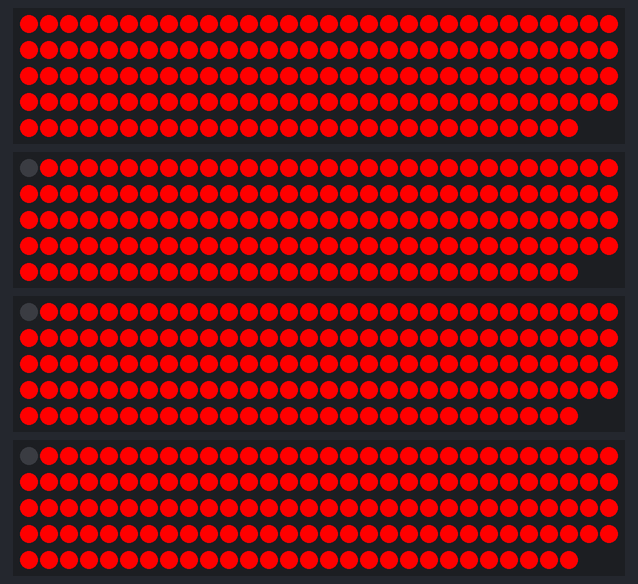
The sketch below on a simulated Arduino Uno, built with avr-gcc and run on an emulated ATmega328P. Shown: 4 × 148 RGB LEDs in strip order, left to right, continuing on the next row.

Above: at 1.6 s.

The sketch:

Bierautomat_Arduino.ino
```cpp
#include <Adafruit_NeoPixel.h>

String inputString = "";      // a String to hold incoming data
bool stringComplete = false;  // whether the string is complete

#define LED_PIN1    4
#define LED_PIN2    5
#define LED_PIN3    6
#define LED_PIN4    7

#define LED_COUNT 148

#define strip1Length 150
#define strip2Length 149
#define strip3Length 150
#define strip4Length 150

Adafruit_NeoPixel strip1(LED_COUNT, LED_PIN1, NEO_GRB);
Adafruit_NeoPixel strip2(LED_COUNT, LED_PIN2, NEO_GRB);
Adafruit_NeoPixel strip3(LED_COUNT, LED_PIN3, NEO_GRB);
Adafruit_NeoPixel strip4(LED_COUNT, LED_PIN4, NEO_GRB);


#define DELAYVAL 0

String mode = "rainbow";

int newRed = 255;
int newGreen = 255;
int newBlue = 255;

void setup() {
  // initialize serial:
  Serial.begin(9600);
  // reserve 200 bytes for the inputString:
  inputString.reserve(200);

  pinMode(LED_PIN1,OUTPUT);
  pinMode(LED_PIN2,OUTPUT);
  pinMode(LED_PIN3,OUTPUT);
  pinMode(LED_PIN4,OUTPUT);

  #if defined(__AVR_ATtiny85__) && (F_CPU == 16000000)
  clock_prescale_set(clock_div_1);
  #endif

  strip1.begin();              // INITIALIZE NeoPixel strip object (REQUIRED)
  strip1.show();               // Turn OFF all pixels ASAP
  strip1.setBrightness(255);   // Set BRIGHTNESS to about 1/5 (max = 255)

  strip2.begin();
  strip2.show();
  strip2.setBrightness(255);

  strip3.begin();
  strip3.show();
  strip3.setBrightness(255);

  strip4.begin();
  strip4.show();
  strip4.setBrightness(255);
}

void loop() {

  clearAll();

  readInput();

  if(mode == "default"){
    showDefault();
  }

  if(mode == "red"){
    showRed();
  }

  if(mode == "rainbow"){
    rainbow(2);
  }

  showAll();

}

void showDefault(){
  for(int i = 0; i <= 4*LED_COUNT; i++){
    setPixel(i, 0, 0, 0);
  }
}

void setPixel(int pos, int red, int green, int blue){
  if(pos >= 0 && pos < LED_COUNT){
    strip1.setPixelColor(pos, strip1.Color(red, green, blue));
  }

  if(pos >= LED_COUNT && pos < 2*LED_COUNT){
    strip2.setPixelColor(pos-LED_COUNT, strip2.Color(red, green, blue));
  }

  if(pos >= 2*LED_COUNT && pos < 3*LED_COUNT){
    strip3.setPixelColor(pos-2*LED_COUNT, strip3.Color(red, green, blue));
  }

  if(pos >= 3*LED_COUNT && pos < 4*LED_COUNT){
    strip4.setPixelColor(pos-3*LED_COUNT, strip4.Color(red, green, blue));
  }
}

/*
void setPixelHue(int pos, int pixelHue){
  if(pos >= 0 && pos < LED_COUNT){
    strip1.setPixelColor(pos, strip1.gamma32(strip1.ColorHSV(pixelHue)));
  }

  if(pos >= LED_COUNT && pos < 2*LED_COUNT){
    strip2.setPixelColor(pos-LED_COUNT, strip2.gamma32(strip2.ColorHSV(pixelHue)));
  }

  if(pos >= 2*LED_COUNT && pos < 3*LED_COUNT){
    strip3.setPixelColor(pos-2*LED_COUNT, strip3.gamma32(strip3.ColorHSV(pixelHue)));
  }

  if(pos >= 3*LED_COUNT && pos < 4*LED_COUNT){
    strip4.setPixelColor(pos-3*LED_COUNT, strip4.gamma32(strip4.ColorHSV(pixelHue)));
  }
}
*/


void setPixelHue(int pos, int pixelHue){
  if(pos >= 0 && pos <= strip1Length){
    strip1.setPixelColor(pos, strip1.gamma32(strip1.ColorHSV(pixelHue)));
  }

  else if(pos > strip1Length && pos <= strip1Length + strip2Length ){
    strip2.setPixelColor(pos - strip1Length, strip2.gamma32(strip2.ColorHSV(pixelHue)));
  }

  else if(pos > strip1Length + strip2Length && pos <= strip1Length + strip2Length + strip3Length){
    strip3.setPixelColor(pos - strip1Length - strip2Length, strip3.gamma32(strip3.ColorHSV(pixelHue)));
  }

  else if(pos > strip1Length + strip2Length + strip3Length){
    strip4.setPixelColor(pos - strip1Length - strip2Length - strip3Length, strip4.gamma32(strip4.ColorHSV(pixelHue)));
  }
}


void showRed(){
  for(int i = 0; i <= 4*LED_COUNT; i++){
    setPixel(i, 255, 0, 0);
  }
}

void showAll(){
  strip1.show();
  strip2.show();
  strip3.show();
  strip4.show();
}

void clearAll(){
  strip1.clear();
  strip2.clear();
  strip3.clear();
  strip4.clear();
}

// Rainbow cycle along whole strip. Pass delay time (in ms) between frames.
void rainbow(int wait) {
  // Hue of first pixel runs 5 complete loops through the color wheel.
  // Color wheel has a range of 65536 but it's OK if we roll over, so
  // just count from 0 to 5*65536. Adding 256 to firstPixelHue each time
  // means we'll make 5*65536/256 = 1280 passes through this outer loop:
  for(long firstPixelHue = 0; firstPixelHue < 5*65536; firstPixelHue += 256) {
    for(int i=0; i < strip1Length + strip2Length + strip3Length + strip4Length; i++) { // For each pixel in strip...
      // Offset pixel hue by an amount to make one full revolution of the
      // color wheel (range of 65536) along the length of the strip
      // (strip.numPixels() steps):
      int pixelHue = firstPixelHue + (i * 65536L / 4 * LED_COUNT);
      // strip.ColorHSV() can take 1 or 3 arguments: a hue (0 to 65535) or
      // optionally add saturation and value (brightness) (each 0 to 255).
      // Here we're using just the single-argument hue variant. The result
      // is passed through strip.gamma32() to provide 'truer' colors
      // before assigning to each pixel:
      setPixelHue(i, pixelHue);
      strip1.setPixelColor(i, strip1.gamma32(strip1.ColorHSV(pixelHue)));
    }
    showAll();
    delay(wait);  // Pause for a moment
  }
}

void readInput(){
  if (stringComplete) {
    inputString.trim();

    if(inputString == "red"){
      mode = "red";
    }

    if(inputString == "rainbow"){
      mode = "rainbow";
    }

    inputString = "";
    stringComplete = false;
  }
}

void serialEvent() {

  while (Serial.available()) {
    // get the new byte:
    char inChar = (char)Serial.read();
    // add it to the inputString:
    inputString += inChar;
    // if the incoming character is a newline, set a flag so the main loop can
    // do something about it:
    if (inChar == '\n') {
      stringComplete = true;
    }
  }
}
```
